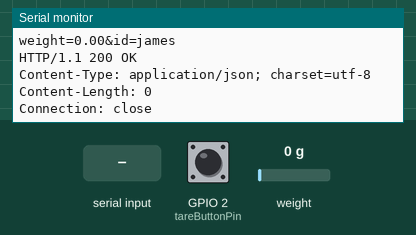
Simulated run of this sketch. Board: ESP8266 (NodeMCU). Shown: the last lines printed to the serial monitor. The test bench sets the inputs (shaded band); at power-on: weight on the scale 0 g, GPIO 2 (tareButtonPin) HIGH. WiFi joins after 1.5 s; servers stay silent unless stated; uploads are accepted with an empty reply.

Above: at 2.8 s.
2.9 s: weight on the scale set to 100 g
6.2 s: GPIO 2 (tareButtonPin) pulled LOW for 2.9 s
At 15.4 s:
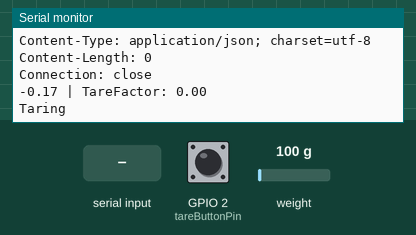
16.4 s: weight on the scale set to 1250 g
At 17.0 s:
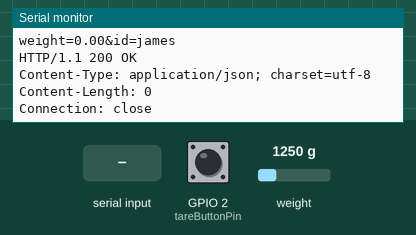
19.7 s: "t\n" received over Serial
At 28.77 s:
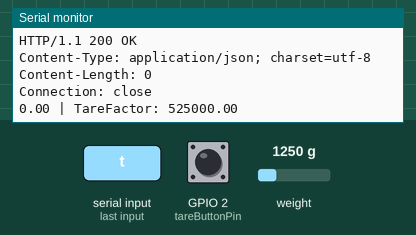
Timing chart, 0 to 30.3 s (numbered marks = the images above; inputs shaded):
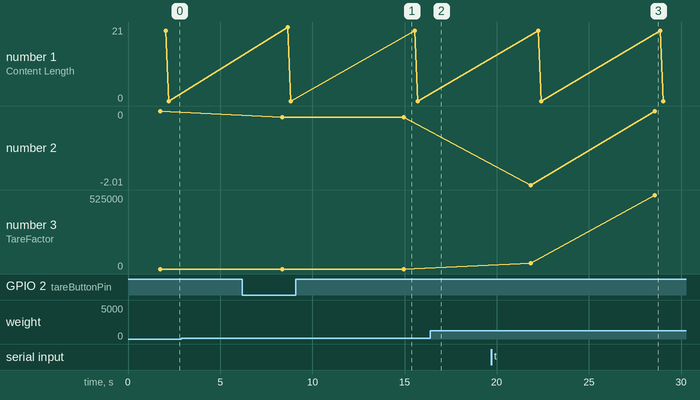

The sketch:

main.ino
```cpp
#include <ESP8266WiFi.h>
#include <Q2HX711.h>

const char* ssid = "kuanfamily";
const char* password = "homesweethome";
const char* host = "84135909.ngrok.io";
const int httpPort = 80;


const byte hx711_data_pin = 4;
const byte hx711_clock_pin = 5;
float tareFactor = 0;
float calibFactor = -240.310077519;
Q2HX711 hx711(hx711_data_pin, hx711_clock_pin);

int tareButtonPin = 2;
bool currentState = true;


void tare() {
  tareFactor = hx711.read();
}

void buttonTare(){
 bool buttonPressed = digitalRead(tareButtonPin);

  if (buttonPressed != currentState) {
    if (buttonPressed) {
      Serial.println("Taring");
      tare();
      delay(200);
    }
    currentState = buttonPressed;
  }
}

float readLikeABoss() {
  float cool = (hx711.read()-tareFactor)/calibFactor;

  return(cool/1000);
}

void setup() {
  Serial.begin(9600);
  delay(50);
  tare();
  pinMode(tareButtonPin, INPUT);

  // We start by connecting to a WiFi network

  Serial.println();
  Serial.println();
  Serial.print("Connecting to ");
  Serial.println(ssid);

  WiFi.begin(ssid, password);

  while (WiFi.status() != WL_CONNECTED) {
    delay(500);
    Serial.print(".");
  }

  Serial.println("");
  Serial.println("WiFi connected");
  Serial.println("IP address: ");
  Serial.println(WiFi.localIP());
}

void loop() {

  Serial.print(readLikeABoss());
  Serial.println(" | TareFactor: " + String(tareFactor));

  //  Taring stuff
  if(Serial.available()){
    char temp = Serial.read();
    if(temp == 't'){
      tare();
    }
  }
  buttonTare();

  // Use WiFiClient class to create TCP connections
  WiFiClient client;
  if (!client.connect(host, httpPort)) {
    Serial.println("connection failed");
    return;
  }
  String data = "weight="+String(readLikeABoss());
  data += "&id=james";
  String url = "POST / HTTP/1.1\r\nHost: ";
  url += host;
  url += "\r\nConnection: close";
  url += "\r\nContent-Length: " + String(data.length());
  url += "\r\nContent-Type: application/x-www-form-urlencoded\r\n\r\n";
  url += data;
  Serial.println(url);
  client.print(url);
  delay(10);
  while(client.available()){
    String line = client.readStringUntil('\r');
    Serial.print(line);
  }
  Serial.println();
//  Serial.println("closing connection");
  delay(5000);
}
```

Measured:
- after the input at 6.2 s, the serial monitor: prints a new line after 8.8 s (image 1)
- after the input at 19.7 s, the serial monitor: prints a new line after 2.6 s (image 3)
- plotted number 3: 0 → 525000 after the input at 19.7 s
